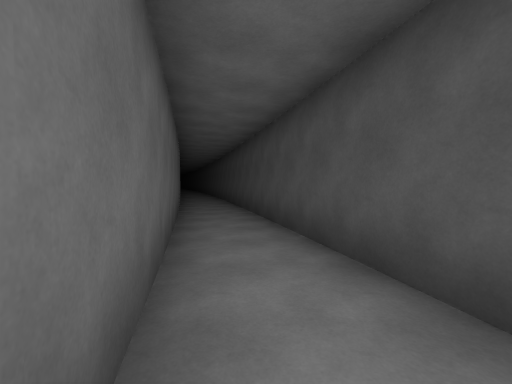
View 1 (above)

12 first-person views from a walk through a 3-D level made in the Unity game engine. The camera is 1.5 m above the floor, tilts 2° down and sees 90° across. The floor is counted in squares, 2 m on a side. Each view is taken from the middle of a square. On the plan, view 1 faces up. The plan holds only what a view shows up to about 9 squares ahead; the rest is blank. The place goes on beyond the plan. The player character is not drawn.

View 2
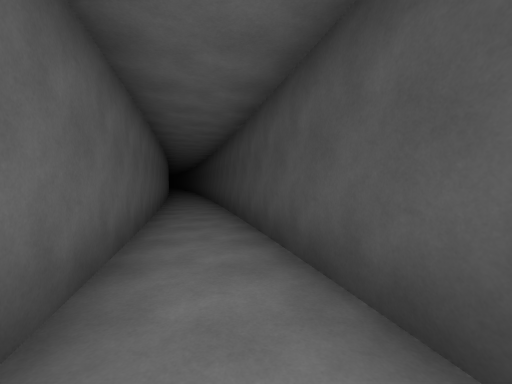

View 3
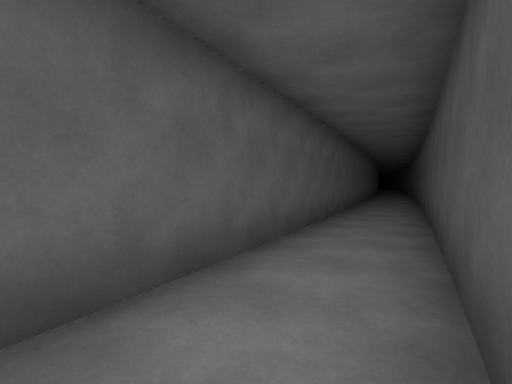

View 4
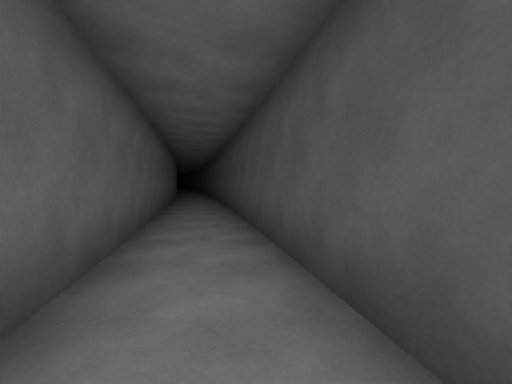

View 5
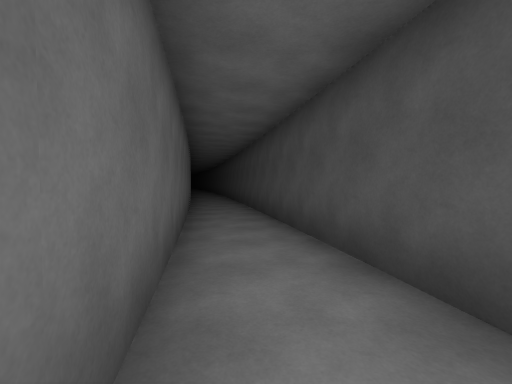

View 6
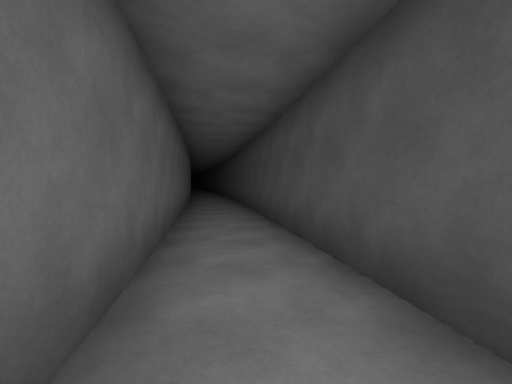

View 7
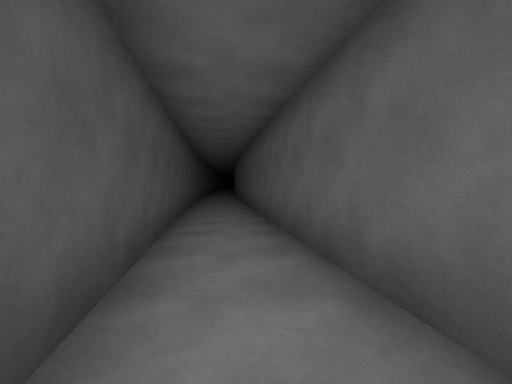

View 8
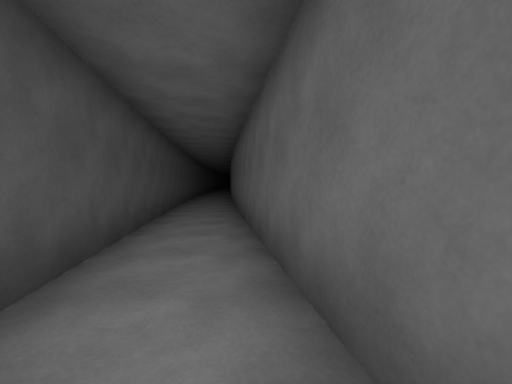

View 9
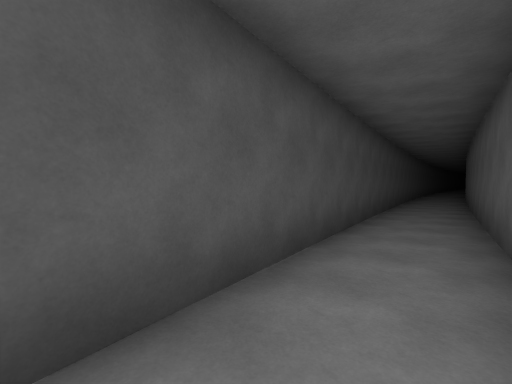

View 10
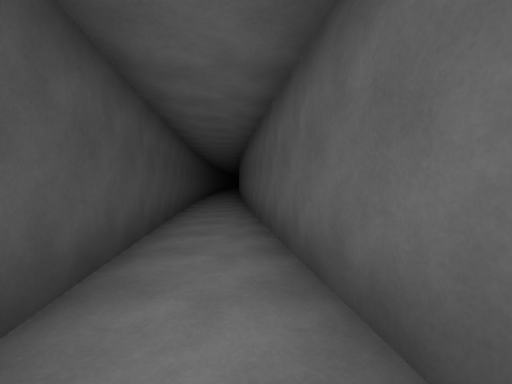

View 11
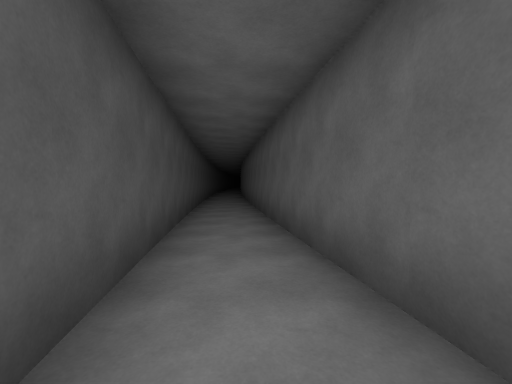

View 12
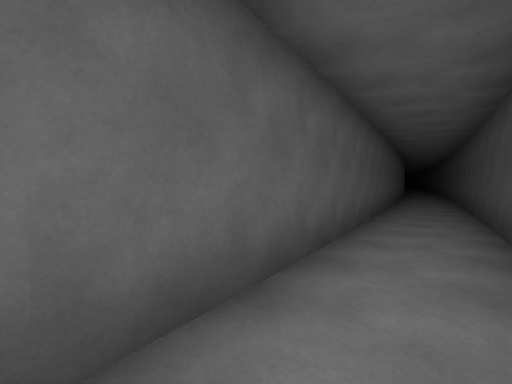

### Floor plan
Ten units are one square. View 1 is at (0, 0); x grows to the right and y downward. Boxes are objects, and circles mark ways between rooms. Rooms are numbered by the first view taken in them; rooms with no view inside come last. Other rooms are left out.
<svg viewBox="-21 -65 86 316">
<path fill="none" stroke="#000" d="M-6 -15 4 26M21 23 11 -18M-16 -54 -6 -15M11 -18 2 -57M11 54 15 76M32 66 21 23M4 26 11 55M41 124 31 66M15 76 23 125M23 125 33 185M52 183 41 124M55 202 52 183M38 220 41 246M33 185 39 219M60 245 54 202"/>
<circle cx="0" cy="-20" r="3" fill="#2a7"/>
<circle cx="10" cy="20" r="3" fill="#2a7"/>
<circle cx="20" cy="70" r="3" fill="#2a7"/>
<circle cx="30" cy="120" r="3" fill="#2a7"/>
<circle cx="40" cy="180" r="3" fill="#2a7"/>
<text x="10" y="0">1</text>
<text x="0" y="-40">2</text>
<text x="20" y="50">3</text>
<text x="30" y="100">4</text>
<text x="40" y="150">5</text>
<text x="50" y="210">6</text>
</svg>
Room 1 opens to room 2. Room 1 opens to room 3. Room 3 opens to room 4. Room 4 opens to room 5. Room 5 opens to room 6.

Where each view was taken, in squares from view 1:
view 1: 0 up, 0 right, facing up
view 2: 2 up, 0 right, facing up
view 3: 3 down, 2 right, facing up-left
view 4: 6 down, 2 right, facing up
view 5: 9 down, 2 right, facing up
view 6: 13 down, 3 right, facing up
view 7: 10 down, 3 right, facing down
view 8: 13 down, 3 right, facing down
view 9: 13 down, 3 right, facing down-right
view 10: 18 down, 4 right, facing down
view 11: 16 down, 4 right, facing down
view 12: 16 down, 4 right, facing up-left
